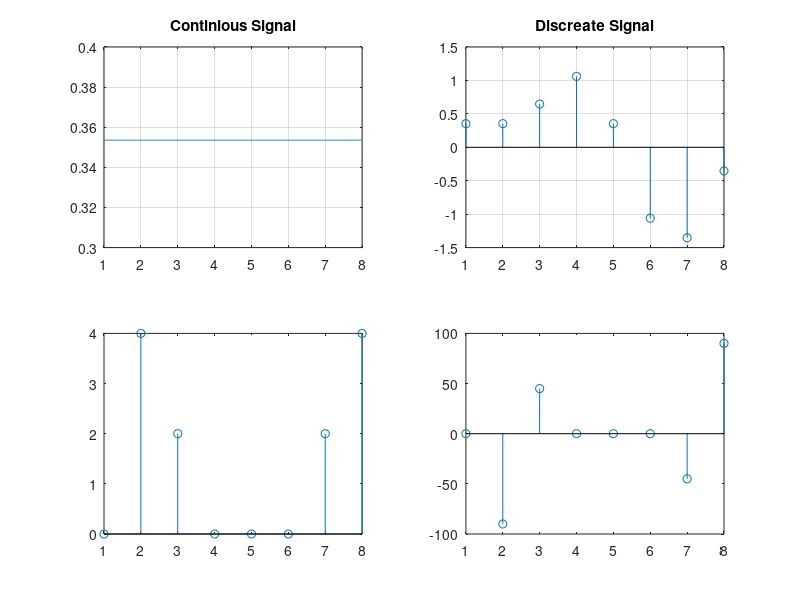

MATLAB code to generate this figure:
t = 1:0.01:8;
xin = sin(2*pi*1000*t)+0.5*sin(2*pi*2000*t+3*pi/4);
subplot(2,2,1);
plot(t,xin);
grid on;
title('Continious Signal');

fs=8000;
ts=1/fs;
N=8;
n=0:N-1;
x=sin(2*pi*1000*n*ts)+0.5*sin(2*pi*2000*n*ts+3*pi/4);
subplot(2,2,2);
stem(x)
grid on;
title('Discreate Signal')

y = fft(x);                               % Compute DFT of x
m = abs(y);
y(m<1e-6) = 0;
subplot(2,2,3);
stem(m);                               % Magnitude
y

p = unwrap(angle(y))*180/pi
subplot(2,2,4);
stem(p);   